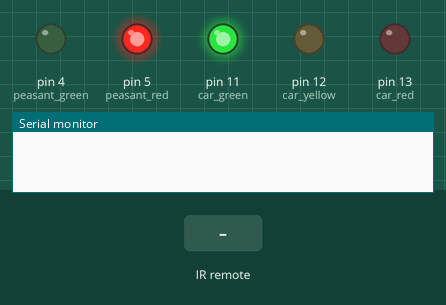
A sketch run on a simulated Arduino Uno, built with avr-gcc and run on an emulated ATmega328P. Parts: output pins drawn as LEDs (lit = HIGH), the last lines printed to the serial monitor. The test bench sets the inputs (shaded band).

Above: at 1.2 s.
1.3 s: infrared code 0xFFA857 received
At 2.1 s:
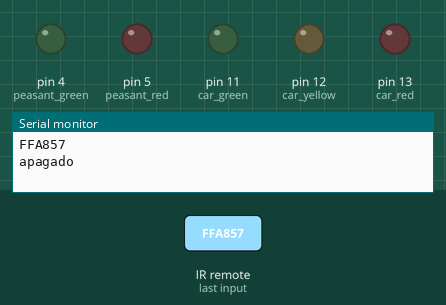
2.8 s: infrared code 0xFFA25D received
At 5.6 s:
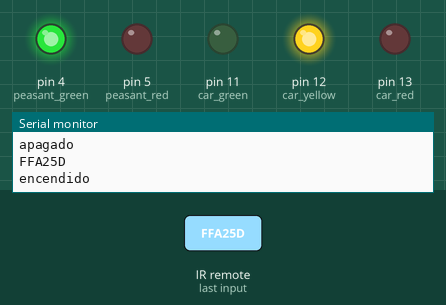
5.8 s: infrared code 0xE318261B received
At 6.8 s:
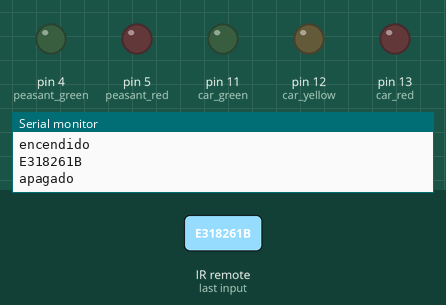
Timing chart, 0 to 8.8 s (numbered marks = the images above; inputs shaded):
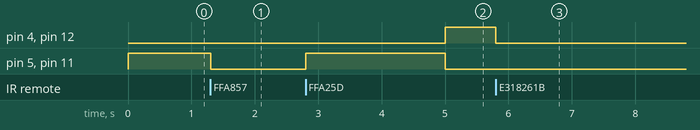

Measured:
- after the input at 1.3 s, pin 5 (peasant_red), pin 11 (car_green): HIGH → LOW at once
- after the input at 2.8 s, pin 4 (peasant_green), pin 12 (car_yellow): LOW → HIGH after 2.2 s; pin 5 (peasant_red), pin 11 (car_green): LOW → HIGH at once, → LOW 2.2 s later
- after the input at 5.8 s, pin 4 (peasant_green): HIGH → LOW after 0.00 s instead of 5.2 s; pin 5 (peasant_red), pin 11 (car_green): stays LOW (without the input it goes to HIGH after 5.2 s); pin 13 (car_red): stays LOW (without the input it goes to HIGH after 0.20 s)

The sketch:

semaphore.ino
```cpp
#include <IRremote.h>

#define RECV_PIN 10

IRrecv irrecv(RECV_PIN);
decode_results results;

// PEASANT PINS
#define peasant_red 5
#define peasant_green 4

// CAR PINS
#define car_green 11
#define car_yellow 12
#define car_red 13

// crossState can be:
// 0 --> just car can cross
// 1 --> car and peasant can cross
// 2 --> just peasant can cross
int crossState = 0;
bool on = true;

unsigned long previousMillisLeds = 0;
const long interval[] = {5000, 1000, 5000}; // Intervals for each crossState in milliseconds

unsigned long previousMillisIr = 0;
const long intervalIr = 100;

void setup() {
  Serial.begin(9600);
  irrecv.enableIRIn();

  bool on = true;
  crossState = 0;
  updateLeds();

  // Set these pins to OUTPUT mode
  pinMode(peasant_red, OUTPUT);
  pinMode(peasant_green, OUTPUT);
  pinMode(car_green, OUTPUT);
  pinMode(car_yellow, OUTPUT);
  pinMode(car_red, OUTPUT);
}

void loop() {
  unsigned long currentMillis = millis();

  // If the system is on, update LEDs based on the crossState
  if (on) {
    if (currentMillis - previousMillisLeds >= interval[crossState]) {
      previousMillisLeds = currentMillis; // Update the last update time

      // Update the crossState
      crossState = (crossState + 1) % 3;
      updateLeds();
    }
  } else {
    poweroff();
  }

  if(currentMillis - previousMillisIr >= intervalIr){
    previousMillisIr = currentMillis;

  // Check for IR signals
    if (irrecv.decode(&results)) {
      Serial.println(results.value, HEX);

      if (results.value == 0xFFA857 || results.value == 0xFFA25D || results.value == 0xE318261B) {
        on = !on; // Toggle the on/off state

        if(on){
          Serial.println("encendido");
          crossState = 0;
          updateLeds();
        } else{
          Serial.println("apagado");
        }
      }
      irrecv.resume(); // Receive the next value
     }
   }
}

void poweroff() {
  digitalWrite(peasant_red, LOW);
  digitalWrite(peasant_green, LOW);
  digitalWrite(car_red, LOW);
  digitalWrite(car_green, LOW);
  digitalWrite(car_yellow, LOW);
}

void updateLeds() {
  switch (crossState) {
    // Just car can cross
    case 0:
      digitalWrite(peasant_red, HIGH);
      digitalWrite(peasant_green, LOW);
      digitalWrite(car_red, LOW);
      digitalWrite(car_green, HIGH);
      digitalWrite(car_yellow, LOW);
      break;

    // Car and peasant can cross
    case 1:
      digitalWrite(peasant_red, LOW);
      digitalWrite(peasant_green, HIGH);
      digitalWrite(car_red, LOW);
      digitalWrite(car_green, LOW);
      digitalWrite(car_yellow, HIGH);
      break;

    // Just peasant can cross
    case 2:
      digitalWrite(peasant_red, LOW);
      digitalWrite(peasant_green, HIGH);
      digitalWrite(car_red, HIGH);
      digitalWrite(car_green, LOW);
      digitalWrite(car_yellow, LOW);
      break;
  }
}
```
